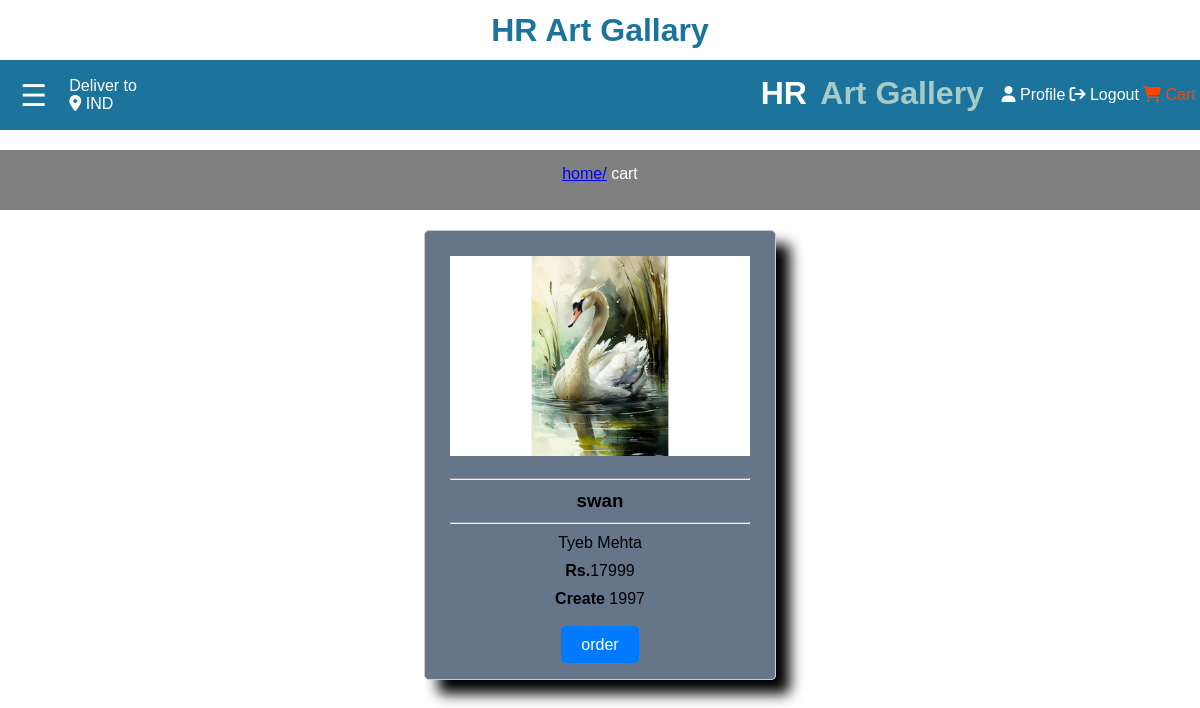
/cart.php (signed in), run on the app's committed database.
### tables this page shows
CREATE TABLE `c_order` (
  `ord_id` int(250) NOT NULL,
  `customer_mail` varchar(250) NOT NULL,
  `art_id` int(250) NOT NULL,
  `total_amount` int(250) NOT NULL,
  `customer_name` varchar(50) NOT NULL,
  `customer_email` varchar(50) NOT NULL,
  `mob` int(15) NOT NULL,
  `pin_no` int(6) NOT NULL,
  `c_add` varchar(150) NOT NULL
);

CREATE TABLE `art` (
  `art_id` int(50) NOT NULL,
  `title` varchar(20) NOT NULL,
  `artist` varchar(20) NOT NULL,
  `art_desc` varchar(100) NOT NULL,
  `price` int(20) NOT NULL,
  `creation_date` varchar(20) NOT NULL,
  `img_url` varchar(1000) NOT NULL,
  `medium` varchar(20) NOT NULL
);

### cart.php (the view, shortened to what this page needs)
<?php
   include "includes/connection.php";
   ?>
<!DOCTYPE html>
<html lang="en">
<head>
     <link rel="stylesheet" href="icons/css/all.css">
    <link rel="stylesheet" type="text/css" href="css/hd.css">
</head>
<body>
  <?php include("includes/header.php") ?>
      <div class="second-navbar">
          <p><a href="home.php">home/</a> cart </p>
      </div>
<?php
$slogmail=$_SESSION['userdata'];
 $sql = "SELECT py.ord_id, c.art_id, c.title, c.creation_date, c.artist, c.medium, c.price, c.img_url FROM c_order AS py JOIN art AS c ON c.art_id = py.art_id WHERE py.customer_mail = '$slogmail' ";
      $result = $conn->query($sql);
if($result->num_rows > 0)
    {
        while($row=$result->fetch_assoc())
        {
            ?>
            <div class="cart-dack" align="center">
            <div class="card">
        <img src="<?php echo str_replace('../','./',$row["img_url"]); ?>" alt="Image 1"><br><br>
        <hr><h3><p><?php echo $row["title"]; ?></p></h3><hr>
        <p><?php echo $row["artist"]; ?></p>
        <p><b>Rs.</b><?php echo $row["price"]; ?></p>
        <p><b>Create </b><?php echo $row["creation_date"]; ?></p><br>
        <a href="chack.php" class="cbtn">order</a>
    </div>
<?php
        }
    }
?>
</body>
</html>

### css/hd.css (style rules this page uses)
* { margin: 0%; padding: 0%; font-family: Arial, Helvetica, sans-serif; border: border-box; }
img { width: 100%; height: auto; }
.second-navbar { margin-top: 20px; height: 30px; padding: 15px; background-color: gray; text-align: center; color: white; }
.card { background-color: #2e425fba; border: 1px solid #ccc; border-radius: 5px; padding: 25px; box-shadow: 14px 14px 14px 0 rgba(0, 0, 0, 70); width: 300px; margin: 20px; text-align: center; display: inline-block; }
.card img { width:100%; height:200px; }
.card p { margin: 10px 0; }
.cbtn { background-color: #007BFF; color: #fff; border: none; text-decoration: none; padding: 10px 20px; border-radius: 5px; cursor: pointer; }

### data on the page
c_order: art.img_url (picture), art.title "swan", art.artist "Tyeb Mehta", art.price "17999", art.creation_date "1997"
